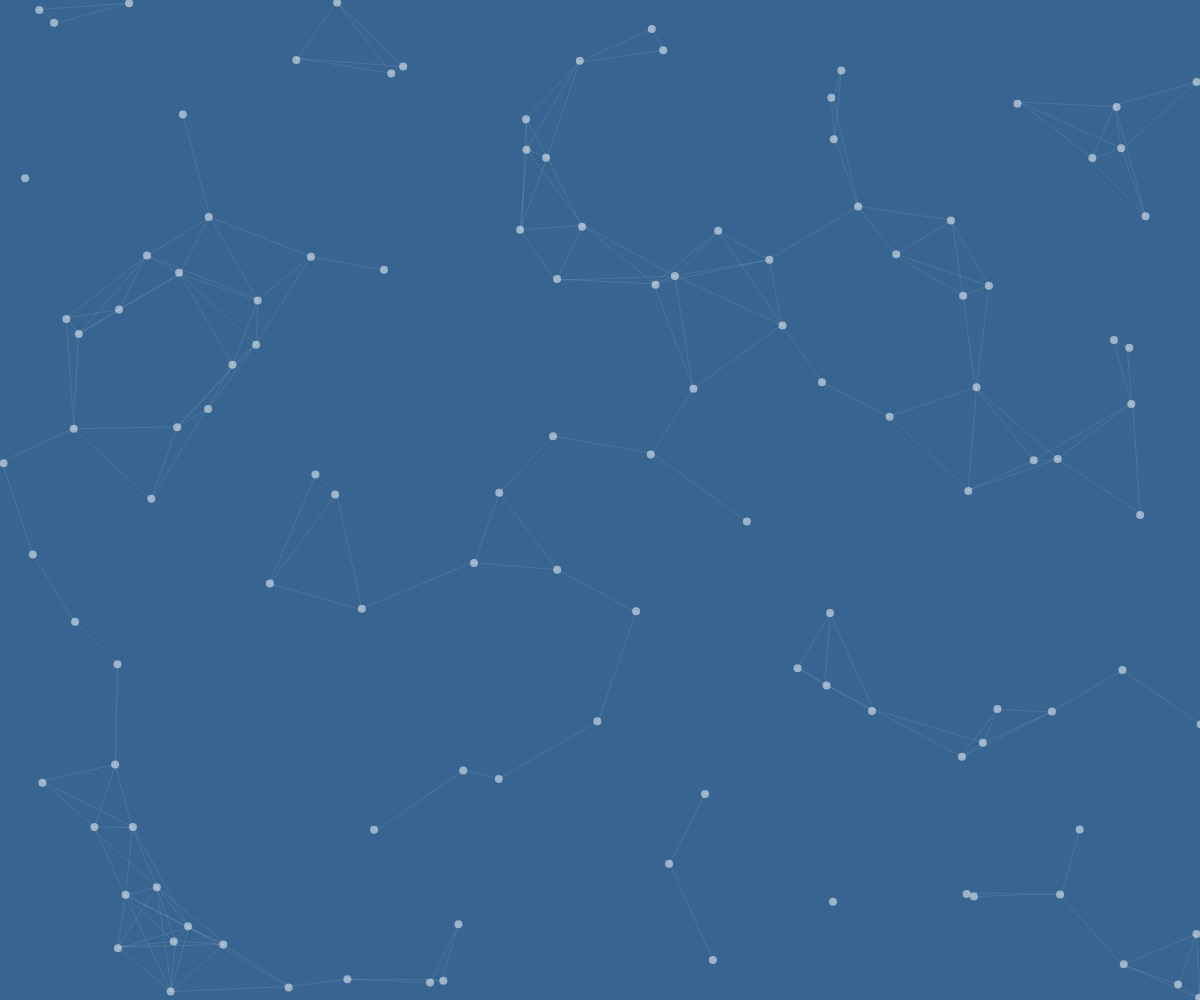
Frame 1 (no input)
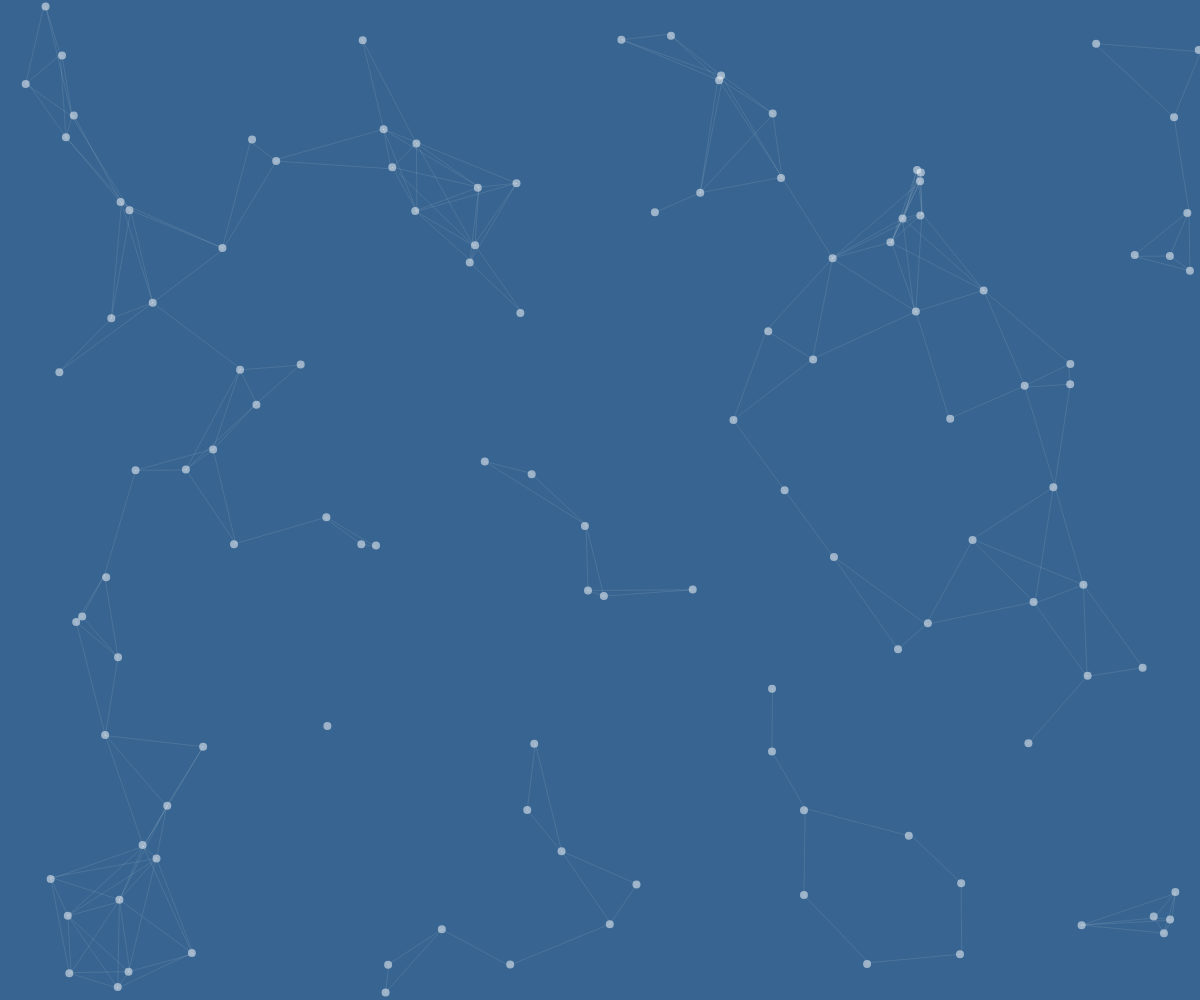
Frame 60 (no input)
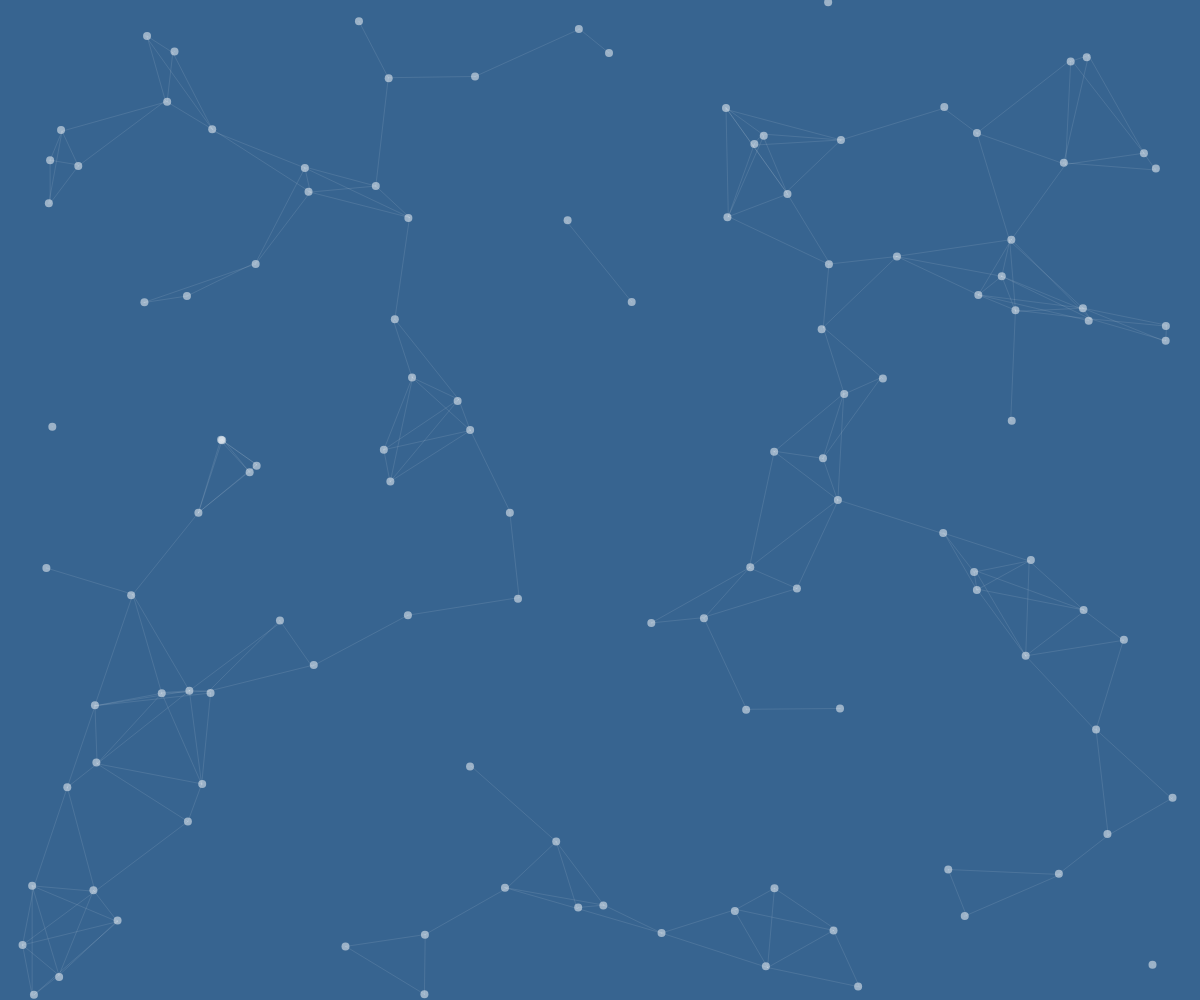
Frame 120 (the mouse pressed at the canvas centre since frame 60)

The p5.js sketch that drew these frames (run headless with seeded random() and noise() and a simulated clock; from frame 60 on, the mouse is pressed at the canvas centre):

// p5.js sketch
// ── sketch.js
const particles = [];

function setup() {
  createCanvas(window.innerWidth, window.innerHeight);
  const particlesLength = Math.floor(window.innerWidth / 10);

  for (let i = 0; i < particlesLength; i++) {
    particles.push(new Particle());
  }
}

function draw() {
  background(55, 100, 144);
  particles.forEach((p, index) => {
    p.update();
    p.display();
    p.check(particles.slice(index));
  });
}

class Particle {
  constructor() {
    this.pos = createVector(random(width), random(height));
    this.vel = createVector(random(-2,2), random(-2,2));
    this.size = 8;
  }

  update() {
    this.pos.add(this.vel);
    this.edges();
  }

  display() {
    noStroke();
    fill('rgba(255, 255, 255, 0.5)');
    circle(this.pos.x, this.pos.y, this.size);
  }

  edges() {
    if(this.pos.x < 0 || this.pos.x > width) { this.vel.x *= -1; }
    if(this.pos.y < 0 || this.pos.y > height) { this.vel.y *= -1; }
  }

  // connect particles
  check(particles) {
    particles.forEach(particle => {
      const d = dist(this.pos.x, this.pos.y, particle.pos.x, particle.pos.y);
      if (d < 120) {
        stroke('rgba(255,255,255,0.1)');
        line(this.pos.x, this.pos.y, particle.pos.x, particle.pos.y);
      }
    });
  }
}

// ── style.css
body {
  margin: 0;
  overflow: hidden;
  background: rgb(55, 100, 144);
}

/* img { */
/*   width: 40%; */
/*   position: fixed; */
/*   top: 50%; */
/*   left: 50%; */
/*   transform: translate(-50%, -50%); */
/* } */
